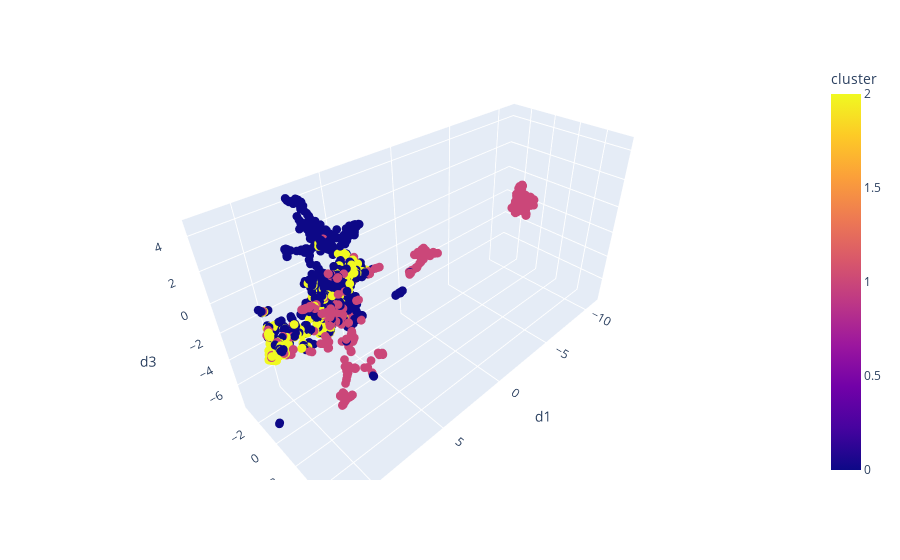

Notebook source saved alongside this figure:
### Markdown cell above
## Visualizing the clusters
---

### Code cell
fig = px.scatter_3d(embedding_results[3], x='d1', y='d2', z='d3', color='cluster')
fig.update_traces(marker=dict(size=3))
fig.show()

### Figure 1 — Plotly figure (JSON) as saved in the notebook; plotly's stock layout.template omitted (floating-point values rounded to 4 significant figures; data arrays with more than 128 entries replaced by an {"elided": "..."} marker saying what was removed)
{"data": [{"hoverlabel": {"namelength": 0}, "hovertemplate": "d1=%{x}<br>d2=%{y}<br>d3=%{z}<br>cluster=%{marker.color}", "legendgroup": "", "marker": {"color": {"elided": "2225 int values"}, "coloraxis": "coloraxis", "size": 3, "symbol": "circle"}, "mode": "markers", "name": "", "scene": "scene", "showlegend": false, "type": "scatter3d", "x": {"elided": "2225 float values"}, "y": {"elided": "2225 float values"}, "z": {"elided": "2225 float values"}}], "layout": {"coloraxis": {"colorbar": {"title": {"text": "cluster"}}, "colorscale": [[0, "#0d0887"], [0.1111, "#46039f"], [0.2222, "#7201a8"], [0.3333, "#9c179e"], [0.4444, "#bd3786"], [0.5556, "#d8576b"], [0.6667, "#ed7953"], [0.7778, "#fb9f3a"], [0.8889, "#fdca26"], [1, "#f0f921"]]}, "legend": {"tracegroupgap": 0}, "margin": {"t": 60}, "scene": {"domain": {"x": [0, 1], "y": [0, 1]}, "xaxis": {"title": {"text": "d1"}}, "yaxis": {"title": {"text": "d2"}}, "zaxis": {"title": {"text": "d3"}}}}}
